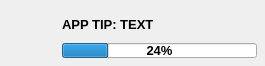
<?xml version="1.0" encoding="UTF-8"?>
<ui version="4.0">
 <class>TTips_form</class>
 <widget class="QDialog" name="TTips_form">
  <property name="geometry">
   <rect>
    <x>0</x>
    <y>0</y>
    <width>265</width>
    <height>66</height>
   </rect>
  </property>
  <property name="font">
   <font>
    <pointsize>10</pointsize>
    <weight>75</weight>
    <bold>true</bold>
   </font>
  </property>
  <property name="windowTitle">
   <string>Tips</string>
  </property>
  <layout class="QHBoxLayout" name="horizontalLayout">
   <property name="leftMargin">
    <number>8</number>
   </property>
   <property name="topMargin">
    <number>8</number>
   </property>
   <property name="rightMargin">
    <number>8</number>
   </property>
   <property name="bottomMargin">
    <number>8</number>
   </property>
   <item>
    <widget class="QWidget" name="widget" native="true">
     <property name="sizePolicy">
      <sizepolicy hsizetype="Fixed" vsizetype="Preferred">
       <horstretch>0</horstretch>
       <verstretch>0</verstretch>
      </sizepolicy>
     </property>
     <property name="minimumSize">
      <size>
       <width>48</width>
       <height>48</height>
      </size>
     </property>
    </widget>
   </item>
   <item>
    <layout class="QVBoxLayout" name="verticalLayout_2">
     <property name="topMargin">
      <number>4</number>
     </property>
     <item>
      <widget class="QLabel" name="label">
       <property name="text">
        <string>APP TIP: TEXT</string>
       </property>
       <property name="alignment">
        <set>Qt::AlignLeading|Qt::AlignLeft|Qt::AlignVCenter</set>
       </property>
       <property name="wordWrap">
        <bool>true</bool>
       </property>
      </widget>
     </item>
     <item>
      <widget class="QProgressBar" name="progressBar">
       <property name="sizePolicy">
        <sizepolicy hsizetype="Expanding" vsizetype="Minimum">
         <horstretch>0</horstretch>
         <verstretch>0</verstretch>
        </sizepolicy>
       </property>
       <property name="minimumSize">
        <size>
         <width>0</width>
         <height>15</height>
        </size>
       </property>
       <property name="maximumSize">
        <size>
         <width>16777215</width>
         <height>15</height>
        </size>
       </property>
       <property name="value">
        <number>24</number>
       </property>
      </widget>
     </item>
    </layout>
   </item>
  </layout>
 </widget>
 <resources/>
 <connections/>
</ui>
